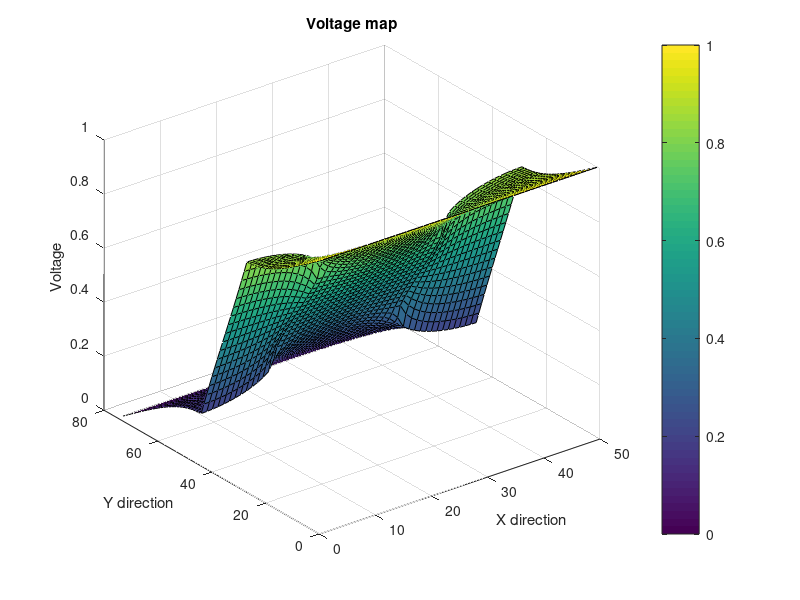
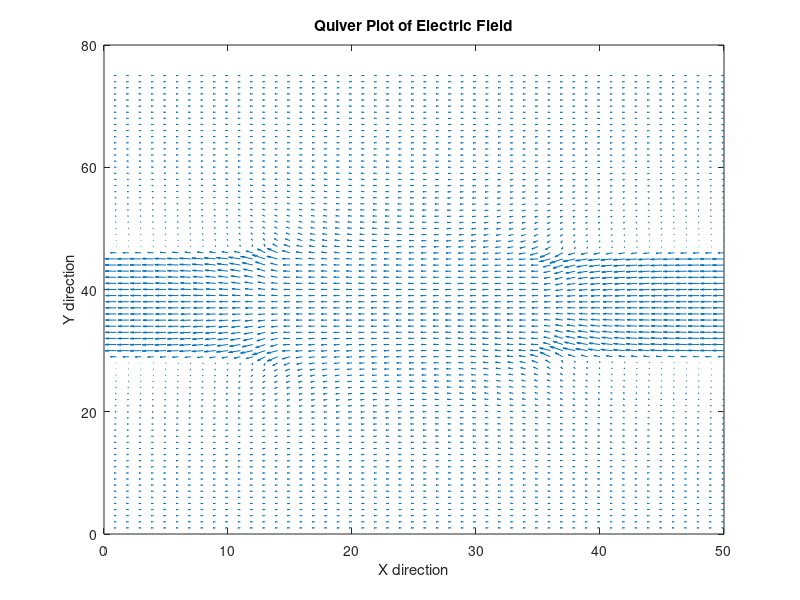

Write the MATLAB code that produced these figures, in order.


%          ELEC 4700 - Assignment 3          %
%    Monte-Carlo/Finite Difference Method    %
%            Patrobas Adewumi                %
%            Sunday, March 17, 2019          %

global C

C.q_0 = 1.60217653e-19;                 % electron charge
    C.hb = 1.054571596e-34;             % Dirac constant
    C.h = C.hb * 2 * pi;                % Planck constant
    C.m_0 = 9.10938215e-31;             % electron mass
    C.kb = 1.3806504e-23;               % Boltzmann constant
    C.eps_0 = 8.854187817e-12;          % vacuum permittivity
    C.mu_0 = 1.2566370614e-6;           % vacuum permeability
    C.c = 299792458;                    % speed of light
    C.g = 9.80665;

W = 50;
L = W*3/2;

centreX = L/2;
centreY = W/2;


G = zeros(L*W,L*W);
B = zeros(L*W,1);

%   Conductivity
s1 = 1;
s2 = 0.01;

%   Resistive regions size
rL = L*1/4;
rW = W*2/5;

%   Create sigma map
Smap = zeros(L,W);
for i = 1:1:L
    for j = 1:1:W
        if((i > centreX -(rL/2) && i < centreX + (rL/2)) && ...
                    (j > centreY+(rW/2) || j < centreY - (rW/2)))
            Smap(i,j) = s2;
        else
            Smap(i,j) = s1;
        end
    end
end
        


for i = 1:1:L
    for j = 1:1:W
        n = j +(i-1)*W;
        nxm = j + (i-2)*W;
        nxp = j + i*W;
        nyp = j + 1+ (i-1)*W;
        nym = j - 1+ (i-1)*W;
        
        if(i==1)
            G(n,:) = 0;
            G(n,n) = Smap(i,j);
            B(n) = 1;
        elseif(i==L)
            G(n,:) = 0;
            G(n,n) = Smap(i,j);
            B(n) = 0;
        elseif(j==1)
            G(n,:) = 0;
            G(n,nxm) = (Smap(i-1,j)+Smap(i,j))/2;
            G(n,nxp) = (Smap(i+1,j)+Smap(i,j))/2;
            G(n,nyp) = (Smap(i,j+1)+Smap(i,j))/2;
            G(n,n) = -(G(n,nxm)+G(n,nxp)+G(n,nyp));
        elseif(j==W)
            G(n,:) = 0;
            G(n,nxm) = (Smap(i-1,j)+Smap(i,j))/2;
            G(n,nxp) = (Smap(i+1,j)+Smap(i,j))/2;
            G(n,nym) = (Smap(i,j-1)+Smap(i,j))/2;
            G(n,n) = -(G(n,nxm)+G(n,nxp)+G(n,nym));
        else          
            G(n,:) = 0;
            G(n,nxm) = (Smap(i-1,j)+Smap(i,j))/2;
            G(n,nxp) = (Smap(i+1,j)+Smap(i,j))/2;
            G(n,nyp) = (Smap(i,j+1)+Smap(i,j))/2;
            G(n,nym) = (Smap(i,j-1)+Smap(i,j))/2;
            G(n,n) = -(G(n,nxm)+G(n,nxp)+G(n,nyp)+G(n,nym));   
        end
    end
end

V = G\B;
Vmap = zeros(L,W);
for i = 1:1:L
    for j =1:1:W
        n = j +(i-1)*W;
        Vmap(i,j) = V(n);
    end
end

[MX,MY] = meshgrid(1:1:W,1:1:L);
[Ey,Ex] = gradient(Vmap);

figure(5)
surf(Vmap)
colorbar
title('Voltage map'),xlabel('X direction'),ylabel('Y direction'),zlabel('Voltage')

figure(6)
quiver(MX,MY,Ex,Ey)
title('Quiver Plot of Electric Field'),xlabel('X direction'),ylabel('Y direction')
